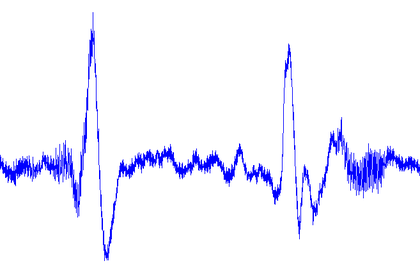
%> input picture Signal Example.png, 420 x 270 px, shrunk from 657 x 422 before the run
$ octave --eval "result = pulse_equation;"   (GNU Octave 9; MATLAB toolbox functions it lacks are replaced by stand-ins)
%> lines starting %> are read from the running program, lines starting %| are printed output that depends on the picture; in (x1, y1, x2, y2) boxes, pixels count from 0 and x2, y2 are one past the last pixel; in counts of white or black regions, pixels touching at a corner belong together; the program's own positions count from 1
function Pulse = pulse_equation()
%   Get a 'function' from an image.
%   Insert an image to A and the result will be an approximate function that
%   represents the line

    A = imread('Signal Example.png');
%> A is the input picture: size 270x420x3 uint8; mean R, G, B 242.1, 242.1, 255
    I = rgb2gray(A);
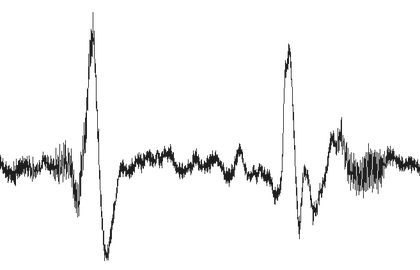
%> I: size 270x420 uint8; min 29, max 255, mean 243.6
    BW = im2bw(I,0.7);
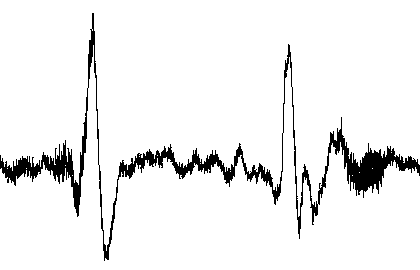
%> BW: size 270x420 logical; 93.7% white; 1 black region, box (x1, y1, x2, y2) and area: (0, 13, 420, 261) 7149

    [h , w] = size(BW);
%> h = 270; w = 420
    Pulse = zeros(1,w);

    for j = w:-1:1
        stop = 0;
        for i = h:-1:1
            if BW(i,j) == 0 && stop == 0;
                Pulse(j) = 255-i;
                stop=1;
            end
        end
    end
%> after the loop, Pulse = 420 values, max 210 at index 94, min -6 at index 105, mean 80.74
%> `result = pulse_equation;`: result has the same summary as Pulse in pulse_equation

end
